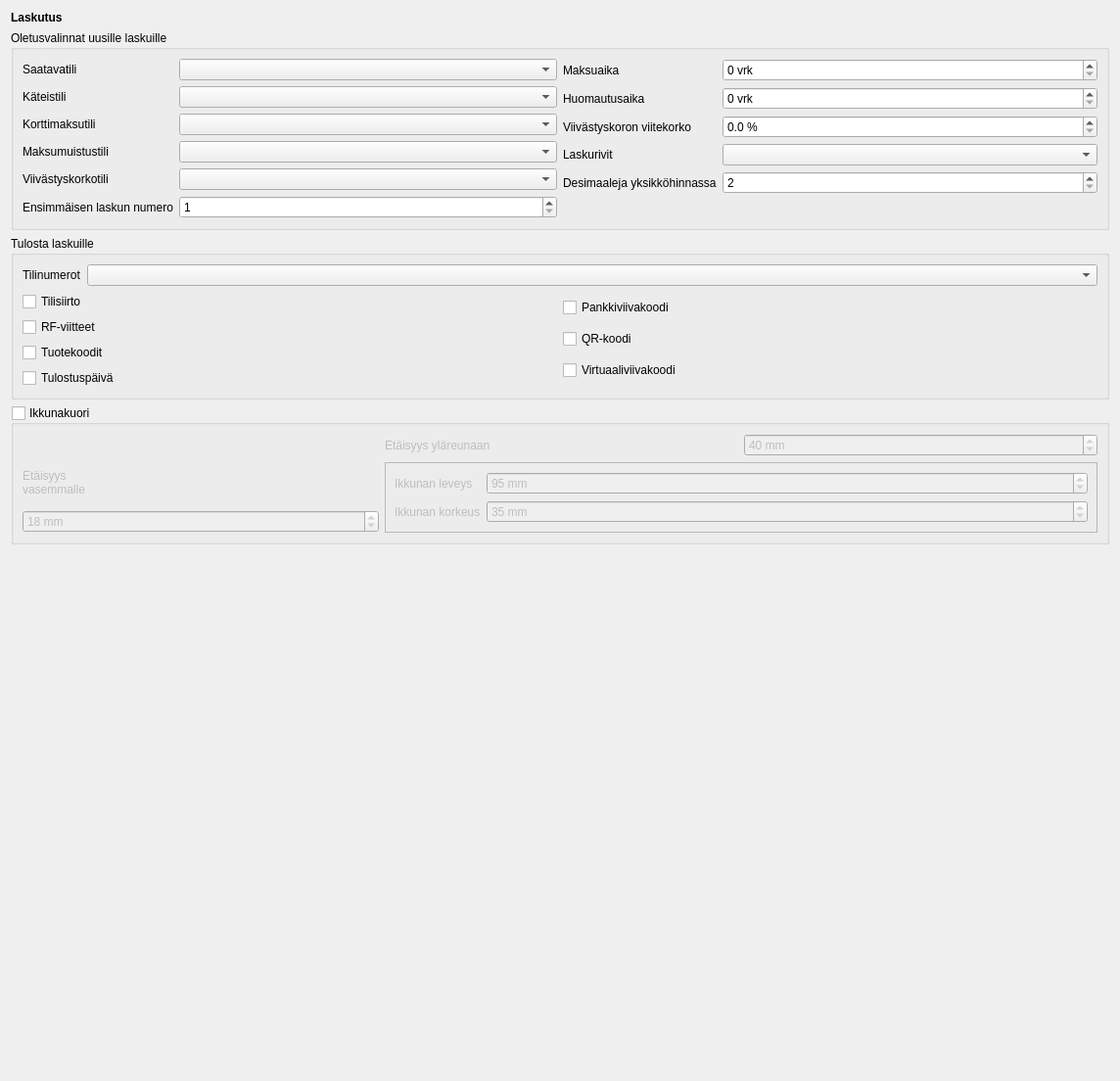
<?xml version="1.0" encoding="UTF-8"?>
<ui version="4.0">
 <class>LaskuValinnat</class>
 <widget class="QWidget" name="LaskuValinnat">
  <property name="geometry">
   <rect>
    <x>0</x>
    <y>0</y>
    <width>1144</width>
    <height>1104</height>
   </rect>
  </property>
  <property name="windowTitle">
   <string>Form</string>
  </property>
  <layout class="QVBoxLayout" name="verticalLayout_5">
   <item>
    <widget class="QLabel" name="label_14">
     <property name="font">
      <font>
       <bold>true</bold>
      </font>
     </property>
     <property name="text">
      <string>Laskutus</string>
     </property>
    </widget>
   </item>
   <item>
    <widget class="QGroupBox" name="groupBox">
     <property name="title">
      <string>Oletusvalinnat uusille laskuille</string>
     </property>
     <layout class="QHBoxLayout" name="horizontalLayout_2" stretch="1,1">
      <item>
       <layout class="QFormLayout" name="formLayout">
        <item row="0" column="0">
         <widget class="QLabel" name="label_4">
          <property name="text">
           <string>Saatavatili</string>
          </property>
         </widget>
        </item>
        <item row="0" column="1">
         <widget class="TiliCombo" name="saatavaCombo">
          <property name="Asetus" stdset="0">
           <string notr="true">LaskuSaatavatili</string>
          </property>
          <property name="Tilit" stdset="0">
           <string notr="true">AO</string>
          </property>
         </widget>
        </item>
        <item row="1" column="0">
         <widget class="QLabel" name="label_5">
          <property name="text">
           <string>Käteistili</string>
          </property>
         </widget>
        </item>
        <item row="1" column="1">
         <widget class="TiliCombo" name="kateistili">
          <property name="Asetus" stdset="0">
           <string notr="true">LaskuKateistili</string>
          </property>
          <property name="Tilit" stdset="0">
           <string notr="true">ARK</string>
          </property>
         </widget>
        </item>
        <item row="3" column="0">
         <widget class="QLabel" name="label_2">
          <property name="text">
           <string>Maksumuistustili</string>
          </property>
         </widget>
        </item>
        <item row="3" column="1">
         <widget class="TiliCombo" name="muistutusTili">
          <property name="Asetus" stdset="0">
           <string notr="true">LaskuMaksumuistutustili</string>
          </property>
          <property name="Tilit" stdset="0">
           <string notr="true">C</string>
          </property>
         </widget>
        </item>
        <item row="4" column="0">
         <widget class="QLabel" name="label_3">
          <property name="text">
           <string>Viivästyskorkotili</string>
          </property>
         </widget>
        </item>
        <item row="4" column="1">
         <widget class="TiliCombo" name="korkoTili">
          <property name="Asetus" stdset="0">
           <string notr="true">LaskuViivastyskorkotili</string>
          </property>
          <property name="Tilit" stdset="0">
           <string notr="true">C</string>
          </property>
         </widget>
        </item>
        <item row="5" column="0">
         <widget class="QLabel" name="label_9">
          <property name="text">
           <string>Ensimmäisen laskun numero</string>
          </property>
          <property name="buddy">
           <cstring>ekaLasku</cstring>
          </property>
         </widget>
        </item>
        <item row="5" column="1">
         <widget class="QSpinBox" name="ekaLasku">
          <property name="minimum">
           <number>1</number>
          </property>
          <property name="maximum">
           <number>999999999</number>
          </property>
          <property name="value">
           <number>1</number>
          </property>
          <property name="Asetus" stdset="0">
           <string notr="true">LaskuNumerointialkaa</string>
          </property>
         </widget>
        </item>
        <item row="2" column="0">
         <widget class="QLabel" name="label_21">
          <property name="text">
           <string>Korttimaksutili</string>
          </property>
         </widget>
        </item>
        <item row="2" column="1">
         <widget class="TiliCombo" name="comboBox">
          <property name="Asetus" stdset="0">
           <string notr="true">LaskuKorttitili</string>
          </property>
          <property name="Tilit" stdset="0">
           <string notr="true">A</string>
          </property>
         </widget>
        </item>
       </layout>
      </item>
      <item>
       <layout class="QFormLayout" name="formLayout_5">
        <item row="0" column="0">
         <widget class="QLabel" name="label_6">
          <property name="text">
           <string>Maksuaika</string>
          </property>
          <property name="buddy">
           <cstring>maksuaikaSpin</cstring>
          </property>
         </widget>
        </item>
        <item row="0" column="1">
         <widget class="QSpinBox" name="maksuaikaSpin">
          <property name="suffix">
           <string> vrk</string>
          </property>
          <property name="Asetus" stdset="0">
           <string notr="true">LaskuMaksuaika</string>
          </property>
         </widget>
        </item>
        <item row="1" column="0">
         <widget class="QLabel" name="label_7">
          <property name="text">
           <string>Huomautusaika</string>
          </property>
         </widget>
        </item>
        <item row="1" column="1">
         <widget class="QSpinBox" name="huomautusSpin">
          <property name="suffix">
           <string> vrk</string>
          </property>
          <property name="Asetus" stdset="0">
           <string notr="true">LaskuHuomautusaika</string>
          </property>
         </widget>
        </item>
        <item row="2" column="0">
         <widget class="QLabel" name="label_8">
          <property name="text">
           <string>Viivästyskoron viitekorko</string>
          </property>
         </widget>
        </item>
        <item row="2" column="1">
         <widget class="QDoubleSpinBox" name="peruskorkoSpin">
          <property name="suffix">
           <string> %</string>
          </property>
          <property name="decimals">
           <number>1</number>
          </property>
          <property name="Asetus" stdset="0">
           <string notr="true">LaskuPeruskorko</string>
          </property>
         </widget>
        </item>
        <item row="3" column="0">
         <widget class="QLabel" name="laskuriviLabel">
          <property name="text">
           <string>Laskurivit</string>
          </property>
         </widget>
        </item>
        <item row="3" column="1">
         <widget class="QComboBox" name="riviCombo">
          <property name="Asetus" stdset="0">
           <string notr="true">LaskuRiviTyyppi</string>
          </property>
          <property name="Oletus" stdset="0">
           <string notr="true">0</string>
          </property>
         </widget>
        </item>
        <item row="4" column="0">
         <widget class="QLabel" name="label_22">
          <property name="text">
           <string>Desimaaleja yksikköhinnassa</string>
          </property>
         </widget>
        </item>
        <item row="4" column="1">
         <widget class="QSpinBox" name="spinBox_2">
          <property name="minimum">
           <number>2</number>
          </property>
          <property name="maximum">
           <number>5</number>
          </property>
          <property name="value">
           <number>2</number>
          </property>
          <property name="Asetus" stdset="0">
           <string notr="true">LaskuYksikkoDesimaalit</string>
          </property>
         </widget>
        </item>
       </layout>
      </item>
     </layout>
    </widget>
   </item>
   <item>
    <widget class="QGroupBox" name="groupBox_3">
     <property name="title">
      <string>Tulosta laskuille</string>
     </property>
     <layout class="QVBoxLayout" name="verticalLayout_4">
      <item>
       <layout class="QFormLayout" name="formLayout_2">
        <item row="0" column="0">
         <widget class="QLabel" name="label_16">
          <property name="text">
           <string>Tilinumerot</string>
          </property>
         </widget>
        </item>
        <item row="0" column="1">
         <widget class="CheckCombo" name="tiliCombo">
          <property name="placeholderText">
           <string/>
          </property>
          <property name="Asetus" stdset="0">
           <string notr="true">LaskuIbanit</string>
          </property>
          <property name="Ibanit" stdset="0">
           <bool>true</bool>
          </property>
          <property name="TyhjaTeksti" stdset="0">
           <string>Lisää IBAN ensin pankkitilin tietoihin kohdassa Tililuettelo</string>
          </property>
         </widget>
        </item>
       </layout>
      </item>
      <item>
       <layout class="QHBoxLayout" name="horizontalLayout_3">
        <item>
         <layout class="QVBoxLayout" name="verticalLayout_2">
          <item>
           <widget class="QCheckBox" name="tilisiirtoCheck">
            <property name="text">
             <string>Tilisiirto</string>
            </property>
            <property name="icon">
             <iconset resource="../pic/pic.qrc">
              <normaloff>:/pic/lasku.png</normaloff>:/pic/lasku.png</iconset>
            </property>
            <property name="Asetus" stdset="0">
             <string notr="true">LaskuTilisiirto</string>
            </property>
           </widget>
          </item>
          <item>
           <widget class="QCheckBox" name="rfCheck">
            <property name="text">
             <string>RF-viitteet</string>
            </property>
            <property name="icon">
             <iconset resource="../pic/pic.qrc">
              <normaloff>:/pic/rf.png</normaloff>:/pic/rf.png</iconset>
            </property>
            <property name="Asetus" stdset="0">
             <string notr="true">LaskuRF</string>
            </property>
           </widget>
          </item>
          <item>
           <widget class="QCheckBox" name="checkBox">
            <property name="text">
             <string>Tuotekoodit</string>
            </property>
            <property name="icon">
             <iconset resource="../pic/pic.qrc">
              <normaloff>:/pic/risuaita.png</normaloff>:/pic/risuaita.png</iconset>
            </property>
            <property name="Asetus" stdset="0">
             <string notr="true">LaskuTuotekoodit</string>
            </property>
           </widget>
          </item>
          <item>
           <widget class="QCheckBox" name="checkBox_3">
            <property name="text">
             <string>Tulostuspäivä</string>
            </property>
            <property name="icon">
             <iconset resource="../pic/pic.qrc">
              <normaloff>:/pic/calendar.png</normaloff>:/pic/calendar.png</iconset>
            </property>
            <property name="Asetus" stdset="0">
             <string notr="true">LaskuNaytaTulostusPvm</string>
            </property>
           </widget>
          </item>
         </layout>
        </item>
        <item>
         <layout class="QVBoxLayout" name="verticalLayout_3">
          <item>
           <widget class="QCheckBox" name="viivakoodiCheck">
            <property name="text">
             <string>Pankkiviivakoodi</string>
            </property>
            <property name="icon">
             <iconset resource="../pic/pic.qrc">
              <normaloff>:/pic/viivakoodi.png</normaloff>:/pic/viivakoodi.png</iconset>
            </property>
            <property name="Asetus" stdset="0">
             <string notr="true">LaskuViivakoodi</string>
            </property>
           </widget>
          </item>
          <item>
           <widget class="QCheckBox" name="qrCheck">
            <property name="text">
             <string>QR-koodi</string>
            </property>
            <property name="icon">
             <iconset resource="../pic/pic.qrc">
              <normaloff>:/pic/qr.png</normaloff>:/pic/qr.png</iconset>
            </property>
            <property name="Asetus" stdset="0">
             <string notr="true">LaskuQR</string>
            </property>
           </widget>
          </item>
          <item>
           <widget class="QCheckBox" name="checkBox_2">
            <property name="text">
             <string>Virtuaaliviivakoodi</string>
            </property>
            <property name="icon">
             <iconset resource="../pic/pic.qrc">
              <normaloff>:/pic/123.png</normaloff>:/pic/123.png</iconset>
            </property>
            <property name="Asetus" stdset="0">
             <string notr="true">LaskuVirtuaaliViivakoodi</string>
            </property>
           </widget>
          </item>
         </layout>
        </item>
       </layout>
      </item>
     </layout>
    </widget>
   </item>
   <item>
    <widget class="QGroupBox" name="ikkunaKuori">
     <property name="title">
      <string>Ikkunakuori</string>
     </property>
     <property name="checkable">
      <bool>true</bool>
     </property>
     <property name="checked">
      <bool>false</bool>
     </property>
     <property name="Asetus" stdset="0">
      <string notr="true">LaskuIkkuna</string>
     </property>
     <layout class="QGridLayout" name="gridLayout" columnstretch="1,2">
      <item row="0" column="1">
       <layout class="QHBoxLayout" name="horizontalLayout">
        <item>
         <widget class="QLabel" name="label">
          <property name="text">
           <string>Etäisyys yläreunaan</string>
          </property>
         </widget>
        </item>
        <item>
         <widget class="QSpinBox" name="ySpin">
          <property name="suffix">
           <string> mm</string>
          </property>
          <property name="prefix">
           <string/>
          </property>
          <property name="minimum">
           <number>0</number>
          </property>
          <property name="maximum">
           <number>100</number>
          </property>
          <property name="value">
           <number>40</number>
          </property>
          <property name="Asetus" stdset="0">
           <string notr="true">LaskuIkkunaY</string>
          </property>
         </widget>
        </item>
       </layout>
      </item>
      <item row="1" column="0">
       <layout class="QVBoxLayout" name="verticalLayout">
        <item>
         <widget class="QLabel" name="label_11">
          <property name="text">
           <string>&lt;html&gt;&lt;head/&gt;&lt;body&gt;&lt;p&gt;Etäisyys&lt;br/&gt;vasemmalle&lt;/p&gt;&lt;/body&gt;&lt;/html&gt;</string>
          </property>
         </widget>
        </item>
        <item>
         <widget class="QSpinBox" name="xSpin">
          <property name="suffix">
           <string> mm</string>
          </property>
          <property name="maximum">
           <number>60</number>
          </property>
          <property name="value">
           <number>18</number>
          </property>
          <property name="Asetus" stdset="0">
           <string notr="true">LaskuIkkunaX</string>
          </property>
         </widget>
        </item>
       </layout>
      </item>
      <item row="1" column="1">
       <widget class="QFrame" name="frame">
        <property name="frameShape">
         <enum>QFrame::StyledPanel</enum>
        </property>
        <property name="frameShadow">
         <enum>QFrame::Raised</enum>
        </property>
        <layout class="QFormLayout" name="formLayout_3">
         <item row="0" column="0">
          <widget class="QLabel" name="label_12">
           <property name="text">
            <string>Ikkunan leveys</string>
           </property>
          </widget>
         </item>
         <item row="0" column="1">
          <widget class="QSpinBox" name="leveysSpin">
           <property name="suffix">
            <string> mm</string>
           </property>
           <property name="minimum">
            <number>50</number>
           </property>
           <property name="maximum">
            <number>180</number>
           </property>
           <property name="value">
            <number>95</number>
           </property>
           <property name="Asetus" stdset="0">
            <string notr="true">LaskuIkkunaLeveys</string>
           </property>
          </widget>
         </item>
         <item row="1" column="0">
          <widget class="QLabel" name="label_13">
           <property name="text">
            <string>Ikkunan korkeus</string>
           </property>
          </widget>
         </item>
         <item row="1" column="1">
          <widget class="QSpinBox" name="korkeusSpin">
           <property name="suffix">
            <string> mm</string>
           </property>
           <property name="minimum">
            <number>20</number>
           </property>
           <property name="maximum">
            <number>120</number>
           </property>
           <property name="value">
            <number>35</number>
           </property>
           <property name="Asetus" stdset="0">
            <string notr="true">LaskuIkkunaKorkeus</string>
           </property>
          </widget>
         </item>
        </layout>
       </widget>
      </item>
     </layout>
    </widget>
   </item>
   <item>
    <spacer name="verticalSpacer">
     <property name="orientation">
      <enum>Qt::Vertical</enum>
     </property>
     <property name="sizeHint" stdset="0">
      <size>
       <width>20</width>
       <height>133</height>
      </size>
     </property>
    </spacer>
   </item>
  </layout>
 </widget>
 <customwidgets>
  <customwidget>
   <class>CheckCombo</class>
   <extends>QComboBox</extends>
   <header location="global">tools/checkcombo.h</header>
  </customwidget>
  <customwidget>
   <class>TiliCombo</class>
   <extends>QComboBox</extends>
   <header location="global">tools/tilicombo.h</header>
  </customwidget>
 </customwidgets>
 <tabstops>
  <tabstop>saatavaCombo</tabstop>
  <tabstop>kateistili</tabstop>
  <tabstop>comboBox</tabstop>
  <tabstop>muistutusTili</tabstop>
  <tabstop>korkoTili</tabstop>
  <tabstop>ekaLasku</tabstop>
  <tabstop>maksuaikaSpin</tabstop>
  <tabstop>huomautusSpin</tabstop>
  <tabstop>peruskorkoSpin</tabstop>
  <tabstop>riviCombo</tabstop>
  <tabstop>spinBox_2</tabstop>
  <tabstop>tiliCombo</tabstop>
  <tabstop>tilisiirtoCheck</tabstop>
  <tabstop>rfCheck</tabstop>
  <tabstop>checkBox</tabstop>
  <tabstop>viivakoodiCheck</tabstop>
  <tabstop>qrCheck</tabstop>
  <tabstop>checkBox_2</tabstop>
  <tabstop>ikkunaKuori</tabstop>
  <tabstop>ySpin</tabstop>
  <tabstop>xSpin</tabstop>
  <tabstop>leveysSpin</tabstop>
  <tabstop>korkeusSpin</tabstop>
 </tabstops>
 <resources>
  <include location="../pic/pic.qrc"/>
 </resources>
 <connections>
  <connection>
   <sender>tilisiirtoCheck</sender>
   <signal>toggled(bool)</signal>
   <receiver>qrCheck</receiver>
   <slot>setEnabled(bool)</slot>
   <hints>
    <hint type="sourcelabel">
     <x>156</x>
     <y>363</y>
    </hint>
    <hint type="destinationlabel">
     <x>1120</x>
     <y>383</y>
    </hint>
   </hints>
  </connection>
 </connections>
</ui>
